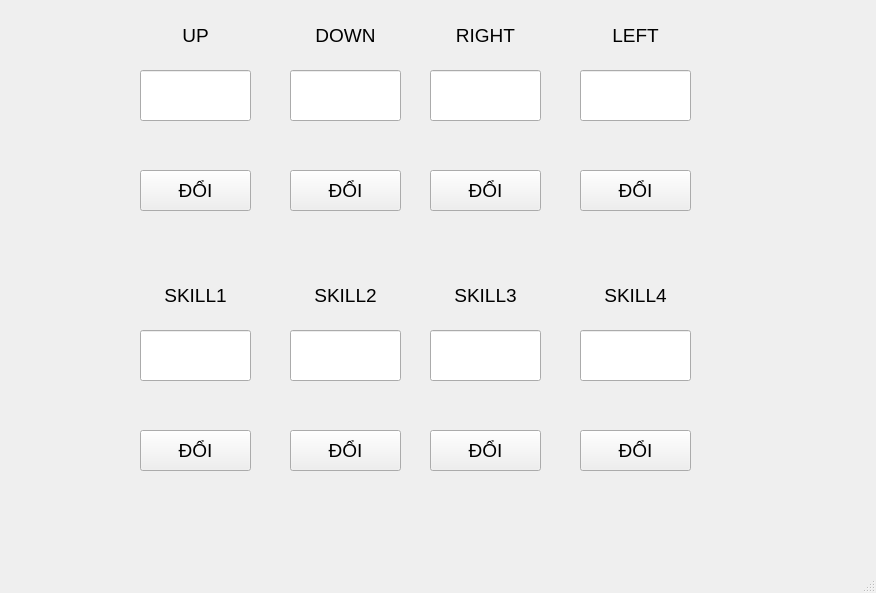
<?xml version="1.0" encoding="UTF-8"?>
<ui version="4.0">
 <class>MainWindow</class>
 <widget class="QMainWindow" name="MainWindow">
  <property name="geometry">
   <rect>
    <x>0</x>
    <y>0</y>
    <width>876</width>
    <height>593</height>
   </rect>
  </property>
  <property name="windowTitle">
   <string>MainWindow</string>
  </property>
  <widget class="QWidget" name="centralwidget">
   <widget class="QPushButton" name="btnUP">
    <property name="geometry">
     <rect>
      <x>140</x>
      <y>170</y>
      <width>111</width>
      <height>41</height>
     </rect>
    </property>
    <property name="font">
     <font>
      <pointsize>14</pointsize>
     </font>
    </property>
    <property name="text">
     <string>ĐỔI</string>
    </property>
   </widget>
   <widget class="QLineEdit" name="tbUP">
    <property name="geometry">
     <rect>
      <x>140</x>
      <y>70</y>
      <width>111</width>
      <height>51</height>
     </rect>
    </property>
    <property name="font">
     <font>
      <pointsize>14</pointsize>
     </font>
    </property>
    <property name="alignment">
     <set>Qt::AlignCenter</set>
    </property>
   </widget>
   <widget class="QLineEdit" name="tbDOWN">
    <property name="geometry">
     <rect>
      <x>290</x>
      <y>70</y>
      <width>111</width>
      <height>51</height>
     </rect>
    </property>
    <property name="font">
     <font>
      <pointsize>14</pointsize>
     </font>
    </property>
    <property name="alignment">
     <set>Qt::AlignCenter</set>
    </property>
   </widget>
   <widget class="QLineEdit" name="tbRIGHT">
    <property name="geometry">
     <rect>
      <x>430</x>
      <y>70</y>
      <width>111</width>
      <height>51</height>
     </rect>
    </property>
    <property name="font">
     <font>
      <pointsize>14</pointsize>
     </font>
    </property>
    <property name="alignment">
     <set>Qt::AlignCenter</set>
    </property>
   </widget>
   <widget class="QLineEdit" name="tbLEFT">
    <property name="geometry">
     <rect>
      <x>580</x>
      <y>70</y>
      <width>111</width>
      <height>51</height>
     </rect>
    </property>
    <property name="font">
     <font>
      <pointsize>14</pointsize>
     </font>
    </property>
    <property name="alignment">
     <set>Qt::AlignCenter</set>
    </property>
   </widget>
   <widget class="QLabel" name="lbUP">
    <property name="geometry">
     <rect>
      <x>150</x>
      <y>20</y>
      <width>91</width>
      <height>31</height>
     </rect>
    </property>
    <property name="font">
     <font>
      <pointsize>14</pointsize>
     </font>
    </property>
    <property name="text">
     <string>UP</string>
    </property>
    <property name="alignment">
     <set>Qt::AlignCenter</set>
    </property>
   </widget>
   <widget class="QLabel" name="lbDOWN">
    <property name="geometry">
     <rect>
      <x>300</x>
      <y>20</y>
      <width>91</width>
      <height>31</height>
     </rect>
    </property>
    <property name="font">
     <font>
      <pointsize>14</pointsize>
     </font>
    </property>
    <property name="text">
     <string>DOWN</string>
    </property>
    <property name="alignment">
     <set>Qt::AlignCenter</set>
    </property>
   </widget>
   <widget class="QLabel" name="lbRIGHT">
    <property name="geometry">
     <rect>
      <x>440</x>
      <y>20</y>
      <width>91</width>
      <height>31</height>
     </rect>
    </property>
    <property name="font">
     <font>
      <pointsize>14</pointsize>
     </font>
    </property>
    <property name="text">
     <string>RIGHT</string>
    </property>
    <property name="alignment">
     <set>Qt::AlignCenter</set>
    </property>
   </widget>
   <widget class="QLabel" name="lbLEFT">
    <property name="geometry">
     <rect>
      <x>590</x>
      <y>20</y>
      <width>91</width>
      <height>31</height>
     </rect>
    </property>
    <property name="font">
     <font>
      <pointsize>14</pointsize>
     </font>
    </property>
    <property name="text">
     <string>LEFT</string>
    </property>
    <property name="alignment">
     <set>Qt::AlignCenter</set>
    </property>
   </widget>
   <widget class="QPushButton" name="btnDOWN">
    <property name="geometry">
     <rect>
      <x>290</x>
      <y>170</y>
      <width>111</width>
      <height>41</height>
     </rect>
    </property>
    <property name="font">
     <font>
      <pointsize>14</pointsize>
     </font>
    </property>
    <property name="text">
     <string>ĐỔI</string>
    </property>
   </widget>
   <widget class="QPushButton" name="btnRIGHT">
    <property name="geometry">
     <rect>
      <x>430</x>
      <y>170</y>
      <width>111</width>
      <height>41</height>
     </rect>
    </property>
    <property name="font">
     <font>
      <pointsize>14</pointsize>
     </font>
    </property>
    <property name="text">
     <string>ĐỔI</string>
    </property>
   </widget>
   <widget class="QPushButton" name="btnLEFT">
    <property name="geometry">
     <rect>
      <x>580</x>
      <y>170</y>
      <width>111</width>
      <height>41</height>
     </rect>
    </property>
    <property name="font">
     <font>
      <pointsize>14</pointsize>
     </font>
    </property>
    <property name="text">
     <string>ĐỔI</string>
    </property>
   </widget>
   <widget class="QPushButton" name="btnSK4">
    <property name="geometry">
     <rect>
      <x>580</x>
      <y>430</y>
      <width>111</width>
      <height>41</height>
     </rect>
    </property>
    <property name="font">
     <font>
      <pointsize>14</pointsize>
     </font>
    </property>
    <property name="text">
     <string>ĐỔI</string>
    </property>
   </widget>
   <widget class="QLineEdit" name="tbSK2">
    <property name="geometry">
     <rect>
      <x>290</x>
      <y>330</y>
      <width>111</width>
      <height>51</height>
     </rect>
    </property>
    <property name="font">
     <font>
      <pointsize>14</pointsize>
     </font>
    </property>
    <property name="alignment">
     <set>Qt::AlignCenter</set>
    </property>
   </widget>
   <widget class="QLabel" name="lbSK1">
    <property name="geometry">
     <rect>
      <x>150</x>
      <y>280</y>
      <width>91</width>
      <height>31</height>
     </rect>
    </property>
    <property name="font">
     <font>
      <pointsize>14</pointsize>
     </font>
    </property>
    <property name="text">
     <string>SKILL1</string>
    </property>
    <property name="alignment">
     <set>Qt::AlignCenter</set>
    </property>
   </widget>
   <widget class="QLabel" name="lbSK3">
    <property name="geometry">
     <rect>
      <x>440</x>
      <y>280</y>
      <width>91</width>
      <height>31</height>
     </rect>
    </property>
    <property name="font">
     <font>
      <pointsize>14</pointsize>
     </font>
    </property>
    <property name="text">
     <string>SKILL3</string>
    </property>
    <property name="alignment">
     <set>Qt::AlignCenter</set>
    </property>
   </widget>
   <widget class="QLabel" name="lbSK4">
    <property name="geometry">
     <rect>
      <x>590</x>
      <y>280</y>
      <width>91</width>
      <height>31</height>
     </rect>
    </property>
    <property name="font">
     <font>
      <pointsize>14</pointsize>
     </font>
    </property>
    <property name="text">
     <string>SKILL4</string>
    </property>
    <property name="alignment">
     <set>Qt::AlignCenter</set>
    </property>
   </widget>
   <widget class="QPushButton" name="btnSK2">
    <property name="geometry">
     <rect>
      <x>290</x>
      <y>430</y>
      <width>111</width>
      <height>41</height>
     </rect>
    </property>
    <property name="font">
     <font>
      <pointsize>14</pointsize>
     </font>
    </property>
    <property name="text">
     <string>ĐỔI</string>
    </property>
   </widget>
   <widget class="QLabel" name="lbSK2">
    <property name="geometry">
     <rect>
      <x>300</x>
      <y>280</y>
      <width>91</width>
      <height>31</height>
     </rect>
    </property>
    <property name="font">
     <font>
      <pointsize>14</pointsize>
     </font>
    </property>
    <property name="text">
     <string>SKILL2</string>
    </property>
    <property name="alignment">
     <set>Qt::AlignCenter</set>
    </property>
   </widget>
   <widget class="QPushButton" name="btnSK3">
    <property name="geometry">
     <rect>
      <x>430</x>
      <y>430</y>
      <width>111</width>
      <height>41</height>
     </rect>
    </property>
    <property name="font">
     <font>
      <pointsize>14</pointsize>
     </font>
    </property>
    <property name="text">
     <string>ĐỔI</string>
    </property>
   </widget>
   <widget class="QPushButton" name="btnSK1">
    <property name="geometry">
     <rect>
      <x>140</x>
      <y>430</y>
      <width>111</width>
      <height>41</height>
     </rect>
    </property>
    <property name="font">
     <font>
      <pointsize>14</pointsize>
     </font>
    </property>
    <property name="text">
     <string>ĐỔI</string>
    </property>
   </widget>
   <widget class="QLineEdit" name="tbSK3">
    <property name="geometry">
     <rect>
      <x>430</x>
      <y>330</y>
      <width>111</width>
      <height>51</height>
     </rect>
    </property>
    <property name="font">
     <font>
      <pointsize>14</pointsize>
     </font>
    </property>
    <property name="alignment">
     <set>Qt::AlignCenter</set>
    </property>
   </widget>
   <widget class="QLineEdit" name="tbSK1">
    <property name="geometry">
     <rect>
      <x>140</x>
      <y>330</y>
      <width>111</width>
      <height>51</height>
     </rect>
    </property>
    <property name="font">
     <font>
      <pointsize>14</pointsize>
     </font>
    </property>
    <property name="alignment">
     <set>Qt::AlignCenter</set>
    </property>
   </widget>
   <widget class="QLineEdit" name="tbSK4">
    <property name="geometry">
     <rect>
      <x>580</x>
      <y>330</y>
      <width>111</width>
      <height>51</height>
     </rect>
    </property>
    <property name="font">
     <font>
      <pointsize>14</pointsize>
     </font>
    </property>
    <property name="alignment">
     <set>Qt::AlignCenter</set>
    </property>
   </widget>
  </widget>
  <widget class="QMenuBar" name="menubar">
   <property name="geometry">
    <rect>
     <x>0</x>
     <y>0</y>
     <width>876</width>
     <height>21</height>
    </rect>
   </property>
  </widget>
  <widget class="QStatusBar" name="statusbar"/>
 </widget>
 <resources/>
 <connections/>
</ui>
